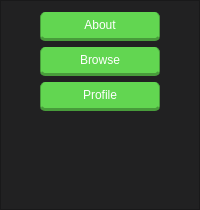
     <widget class="QFrame" name="frame_2">
      <property name="styleSheet">
       <string notr="true">background-color:rgb(33, 33, 34)</string>
      </property>
      <property name="frameShape">
       <enum>QFrame::StyledPanel</enum>
      </property>
      <property name="frameShadow">
       <enum>QFrame::Raised</enum>
      </property>
      <layout class="QGridLayout" name="gridLayout">
       <item row="2" column="0">
        <widget class="QPushButton" name="ProfileButton">
         <property name="styleSheet">
          <string notr="true">font: 500 13pt &quot;Nexa Bold&quot;;
background-color: rgb(98, 214, 81);
color: rgb(255, 255, 255);
border-radius: 5px; border: 2px rgb(33, 33, 34);
border-bottom: 3px solid rgb(72, 156, 59);
border-left:  1px solid rgb(72, 156, 59);
border-right:  1px solid rgb(72, 156, 59);
padding: 6px;</string>
         </property>
         <property name="text">
          <string>Profile</string>
         </property>
        </widget>
       </item>
       <item row="1" column="0">
        <widget class="QPushButton" name="BrowseButton">
         <property name="styleSheet">
          <string notr="true">font: 500 13pt &quot;Nexa Bold&quot;;
background-color: rgb(98, 214, 81);
color: rgb(255, 255, 255);
border-radius: 5px; border: 2px rgb(33, 33, 34);
border-bottom: 3px solid rgb(72, 156, 59);
border-left:  1px solid rgb(72, 156, 59);
border-right:  1px solid rgb(72, 156, 59);
padding: 6px;</string>
         </property>
         <property name="text">
          <string>Browse</string>
         </property>
        </widget>
       </item>
       <item row="3" column="0">
        <spacer name="verticalSpacer">
         <property name="orientation">
          <enum>Qt::Vertical</enum>
         </property>
         <property name="sizeHint" stdset="0">
          <size>
           <width>20</width>
           <height>40</height>
          </size>
         </property>
        </spacer>
       </item>
       <item row="4" column="0">
        <widget class="QLabel" name="logo">
         <property name="minimumSize">
          <size>
           <width>81</width>
           <height>41</height>
          </size>
         </property>
         <property name="maximumSize">
          <size>
           <width>120</width>
           <height>42</height>
          </size>
         </property>
         <property name="text">
          <string/>
         </property>
         <property name="pixmap">
          <pixmap resource="../resources/stinder_images.qrc">:/logo/images/stinder_logo.png</pixmap>
         </property>
         <property name="scaledContents">
          <bool>true</bool>
         </property>
        </widget>
       </item>
       <item row="0" column="0">
        <widget class="QPushButton" name="AboutButton">
         <property name="styleSheet">
          <string notr="true">font: 500 13pt &quot;Nexa Bold&quot;;
background-color: rgb(98, 214, 81);
color: rgb(255, 255, 255);
border-radius: 5px; border: 2px rgb(33, 33, 34);
border-bottom: 3px solid rgb(72, 156, 59);
border-left:  1px solid rgb(72, 156, 59);
border-right:  1px solid rgb(72, 156, 59);
padding: 6px;</string>
         </property>
         <property name="text">
          <string>About</string>
         </property>
        </widget>
       </item>
      </layout>
     </widget>
